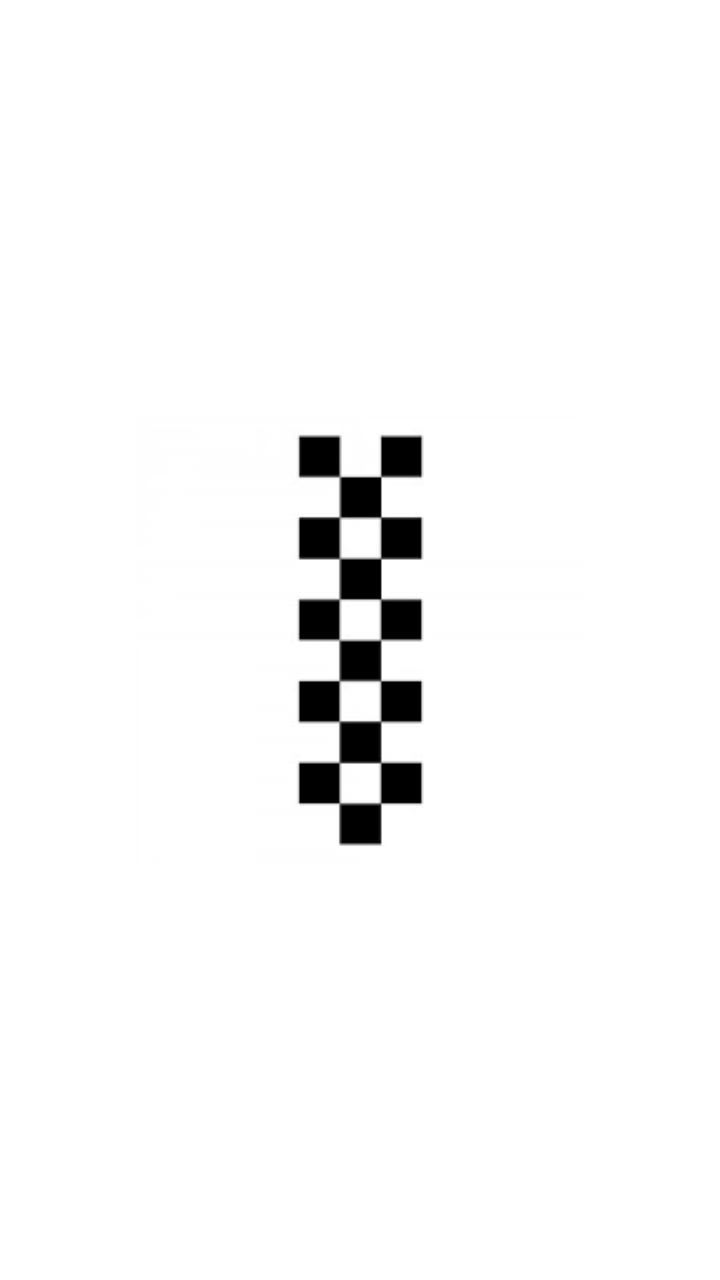
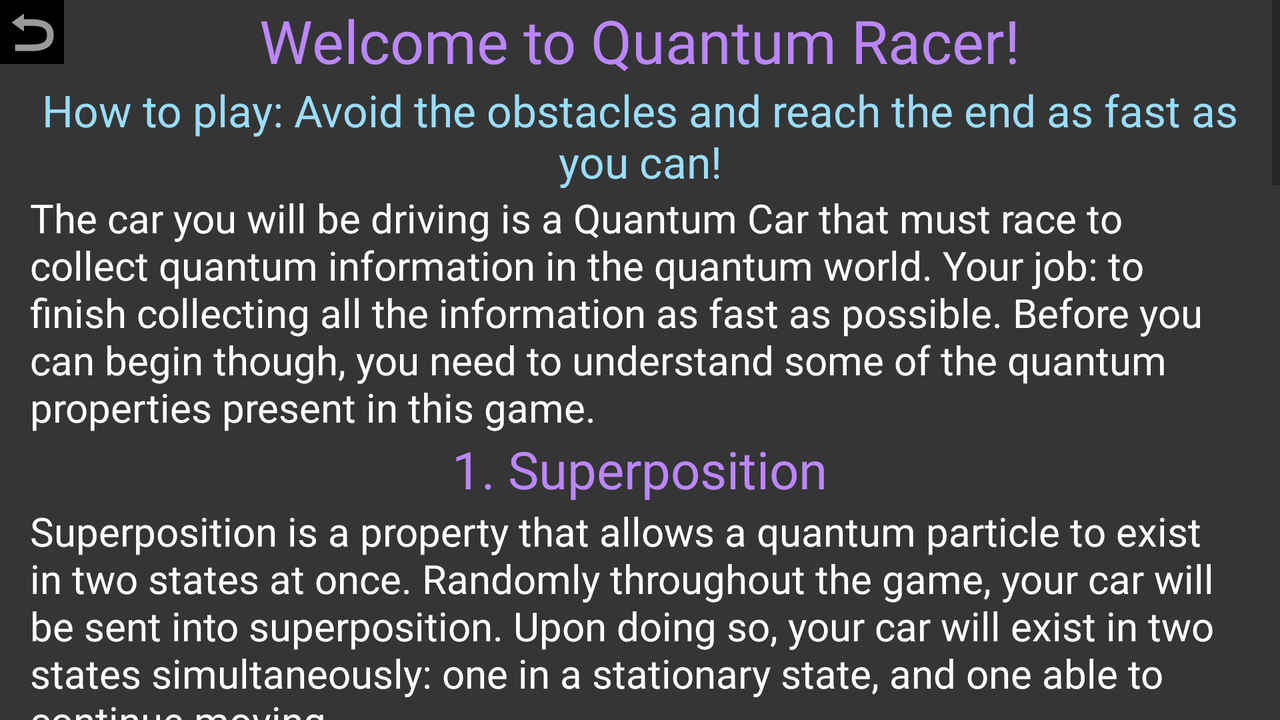

Two renders of one Android screen. The first uses the default layout on a phone; the second uses the alternative layout the repository ships for a different screen configuration, on a matching device. The two XML files are below.
<!-- AndroidManifest.xml: application theme Theme.QuantumCarGame -->
<!-- res/layout/instructions.xml -->
<?xml version="1.0" encoding="utf-8"?>
<androidx.constraintlayout.widget.ConstraintLayout xmlns:android="http://schemas.android.com/apk/res/android"
    xmlns:app="http://schemas.android.com/apk/res-auto"
    xmlns:tools="http://schemas.android.com/tools"
    android:layout_width="match_parent"
    android:layout_height="match_parent"
    tools:context=".MainActivity">


    <ImageView
        android:id="@+id/image"
        app:layout_constraintLeft_toLeftOf="parent"
        app:layout_constraintTop_toTopOf="parent"
        app:layout_constraintRight_toRightOf="parent"
        app:layout_constraintBottom_toBottomOf="parent"
        android:layout_width="wrap_content"
        android:layout_height="wrap_content"
        app:srcCompat="@drawable/finishline"/>
\

</androidx.constraintlayout.widget.ConstraintLayout>
<!-- resources referenced by this layout -->
<resources>
  <!-- drawable finishline: png bitmap (drawable, 4408 bytes) -->
  <style name="Theme.QuantumCarGame" parent="Theme.MaterialComponents.DayNight.DarkActionBar">
          
          <item name="colorPrimary">@color/purple_500</item>
          <item name="colorPrimaryVariant">@color/purple_700</item>
          <item name="colorOnPrimary">@color/white</item>
          
          <item name="colorSecondary">@color/teal_200</item>
          <item name="colorSecondaryVariant">@color/teal_700</item>
          <item name="colorOnSecondary">@color/black</item>
          
          <item name="android:statusBarColor" tools:targetApi="l">?attr/colorPrimaryVariant</item>
          
      </style>
  <color name="purple_500">#FF6200EE</color>
  <color name="purple_700">#FF3700B3</color>
  <color name="white">#FFFFFFFF</color>
  <color name="teal_200">#FF03DAC5</color>
  <color name="teal_700">#FF018786</color>
  <color name="black">#FF000000</color>
</resources>
<!-- res/layout-land/instructions.xml (the repository's variant of the layout above) -->
<!-- drawn on the phone turned sideways -->
<?xml version="1.0" encoding="utf-8"?>
<androidx.constraintlayout.widget.ConstraintLayout xmlns:android="http://schemas.android.com/apk/res/android"
    xmlns:app="http://schemas.android.com/apk/res-auto"
    xmlns:tools="http://schemas.android.com/tools"
    android:layout_width="match_parent"
    android:layout_height="match_parent"
    android:background="#353535"
    tools:context=".MainActivity">
    

    <ScrollView
        android:layout_width="match_parent"
        android:layout_height="match_parent"
        android:orientation="vertical"
        >
        <LinearLayout
            android:layout_width="match_parent"
            android:layout_height="wrap_content"
            android:orientation="vertical"
            >
            <TextView
                android:layout_width="wrap_content"
                android:layout_height="wrap_content"
                android:fontFamily="@font/goldman_bold"
                android:textColor="@color/purple_200"
                android:layout_gravity="center_horizontal"
                android:textAlignment="center"
                android:text="Welcome to Quantum Racer!"
                android:textSize="30sp"
                />
            <TextView
                android:layout_width="wrap_content"
                android:layout_height="wrap_content"
                android:fontFamily="@font/goldman_bold"
                android:textColor="@color/light_blue"
                android:paddingHorizontal="15dp"
                android:layout_gravity="center_horizontal"
                android:textAlignment="center"
                android:text="How to play: Avoid the obstacles and reach the end as fast as you can!"
                android:textSize="22sp"/>
            <TextView
                android:layout_width="wrap_content"
                android:layout_height="wrap_content"
                android:fontFamily="@font/goldman_bold"
                android:textColor="@color/white"
                android:paddingHorizontal="15dp"
                android:text="The car you will be driving is a Quantum Car that must race to collect quantum information in the quantum world. Your job: to finish collecting all the information as fast as possible. Before you can begin though, you need to understand some of the quantum properties present in this game."
                android:textSize="20sp"/>
            <TextView
                android:layout_width="wrap_content"
                android:layout_height="wrap_content"
                android:fontFamily="@font/goldman_bold"
                android:textColor="@color/purple_200"
                android:layout_gravity="center_horizontal"
                android:textAlignment="center"
                android:text="1. Superposition"
                android:textSize="26sp"
                />
            <TextView
                android:layout_width="wrap_content"
                android:layout_height="wrap_content"
                android:fontFamily="@font/goldman_bold"
                android:textColor="@color/white"
                android:paddingHorizontal="15dp"
                android:text="Superposition is a property that allows a quantum particle to exist in two states at once. Randomly throughout the game, your car will be sent into superposition. Upon doing so, your car will exist in two states simultaneously: one in a stationary state, and one able to continue moving."
                android:textSize="20sp"/>
            <TextView
                android:layout_width="wrap_content"
                android:layout_height="wrap_content"
                android:fontFamily="@font/goldman_bold"
                android:textColor="@color/purple_200"
                android:layout_gravity="center_horizontal"
                android:textAlignment="center"
                android:text="2. Quantum Measurement"
                android:textSize="26sp"
                />
            <TextView
                android:layout_width="wrap_content"
                android:layout_height="wrap_content"
                android:fontFamily="@font/goldman_bold"
                android:textColor="@color/white"
                android:paddingHorizontal="15dp"
                android:text="Quantum Measurement is different from classical measurement because it collapses superpositions back to base states. Randomly after being put into superposition, your car will be measured. When measured, the car will be forced back to one of two states: either the stationary car, or the moving car. If the stationary car is measured, your car will be sent all the way back to the position where the superposition was initially created; however, if the moving car is measured, all obstacles on the track will be cleared."
                android:textSize="20sp"/>
            <TextView
                android:layout_width="wrap_content"
                android:layout_height="wrap_content"
                android:fontFamily="@font/goldman_bold"
                android:textColor="@color/purple_200"
                android:layout_gravity="center_horizontal"
                android:textAlignment="center"
                android:text="3. Probability"
                android:textSize="26sp"
                />
            <TextView
                android:layout_width="wrap_content"
                android:layout_height="wrap_content"
                android:fontFamily="@font/goldman_bold"
                android:textColor="@color/white"
                android:paddingHorizontal="15dp"
                android:text="States in superposition can be altered to have higher contributions of one state than another. When measured, the state with the higher contribution will have a higher probability of being the measured state. After being put into superposition, probability tokens will generate, increasing the contribution of the moving car's state. Therefore, when measured, your car will have a probability of being measured into the moving state, clearing all obstacles on the track."
                android:textSize="20sp"/>
            <TextView
                android:layout_width="wrap_content"
                android:layout_height="wrap_content"
                android:fontFamily="@font/goldman_bold"
                android:textColor="@color/purple_200"
                android:layout_gravity="center_horizontal"
                android:textAlignment="center"
                android:text="4. Noise and Decoherence"
                android:textSize="26sp"
                />
            <TextView
                android:layout_width="wrap_content"
                android:layout_height="wrap_content"
                android:fontFamily="@font/goldman_bold"
                android:textColor="@color/white"
                android:paddingHorizontal="15dp"
                android:text="Quantum decoherence and noise are the biggest limiting factors on modern quantum hardware. Quantum decoherence is the loss of quantum information. Throughout the game, if your car collides with a decohering particle, your quantum information collection will slow. Noise jumbles quantum states. If your car collides with these noise particles, your visibility will be reduced. When in superposition, these particles will also randomly change your probability of measuring the state you want. Be careful!"
                android:textSize="20sp"/>
            <TextView
                android:layout_width="wrap_content"
                android:layout_height="wrap_content"
                android:fontFamily="@font/goldman_bold"
                android:textColor="@color/light_blue"
                android:paddingHorizontal="15dp"
                android:text="Hopefully, you understood a little more about the quantum world through these explanations. If not, give the game a go! You will come to understand the more you play. With that said, start driving your quantum car, and collect that quantum information the world so desperately needs!"
                android:textSize="22sp"/>
            <TextView
                android:layout_width="wrap_content"
                android:layout_height="wrap_content"
                android:fontFamily="@font/goldman_bold"
                android:textColor="@color/purple_200"
                android:layout_gravity="center_horizontal"
                android:textAlignment="center"
                android:paddingTop="25dp"
                android:text="About the Game"
                android:textSize="30sp"
                />
            <TextView
                android:layout_width="wrap_content"
                android:layout_height="wrap_content"
                android:fontFamily="@font/goldman_bold"
                android:textColor="@color/light_blue"
                android:paddingHorizontal="15dp"
                android:text="Quantum Racer was created by Maribelle Chu and Karthik Thyagarajan for International Quantum Day. The intention of this game is to teach those who don't know much about quantum mechanics a little bit more, maybe to pique their curiousity or just to have fun. The game is designed to be a simple game once you understand how to play, but users can attempt to get personal bests multiple times if desired. Hope everyone enjoys!"
                android:textSize="20sp"/>
        </LinearLayout>
    </ScrollView>
    <ImageButton
        android:id="@+id/imageButton"
        android:layout_width="wrap_content"
        android:layout_height="wrap_content"
        app:srcCompat="@android:drawable/ic_menu_revert"
        app:layout_constraintTop_toTopOf="parent"
        app:layout_constraintLeft_toLeftOf="parent"
        android:background="@color/black"
        android:onClick="startScreen" />

</androidx.constraintlayout.widget.ConstraintLayout>
<!-- resources referenced by the variant -->
<!-- as the phone turned sideways resolves them -->
<resources>
  <color name="black">#FF000000</color>
  <color name="light_blue">#99ddff</color>
  <color name="purple_200">#FFBB86FC</color>
  <color name="white">#FFFFFFFF</color>
  <style name="Theme.QuantumCarGame" parent="Theme.MaterialComponents.DayNight.DarkActionBar">
          
          <item name="colorPrimary">@color/purple_500</item>
          <item name="colorPrimaryVariant">@color/purple_700</item>
          <item name="colorOnPrimary">@color/white</item>
          
          <item name="colorSecondary">@color/teal_200</item>
          <item name="colorSecondaryVariant">@color/teal_700</item>
          <item name="colorOnSecondary">@color/black</item>
          
          <item name="android:statusBarColor" tools:targetApi="l">?attr/colorPrimaryVariant</item>
          
      </style>
  <color name="purple_500">#FF6200EE</color>
  <color name="purple_700">#FF3700B3</color>
  <color name="teal_200">#FF03DAC5</color>
  <color name="teal_700">#FF018786</color>
</resources>
